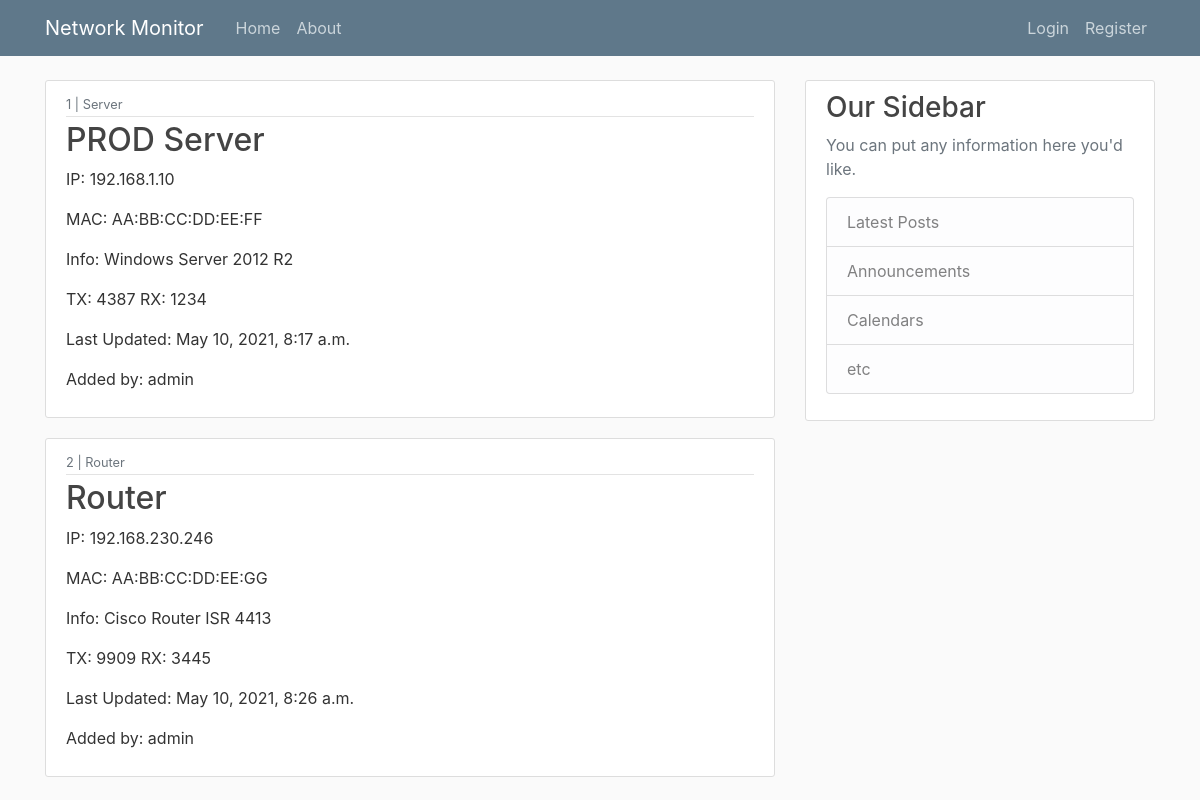
/, run on an earlier commit of the app's database.
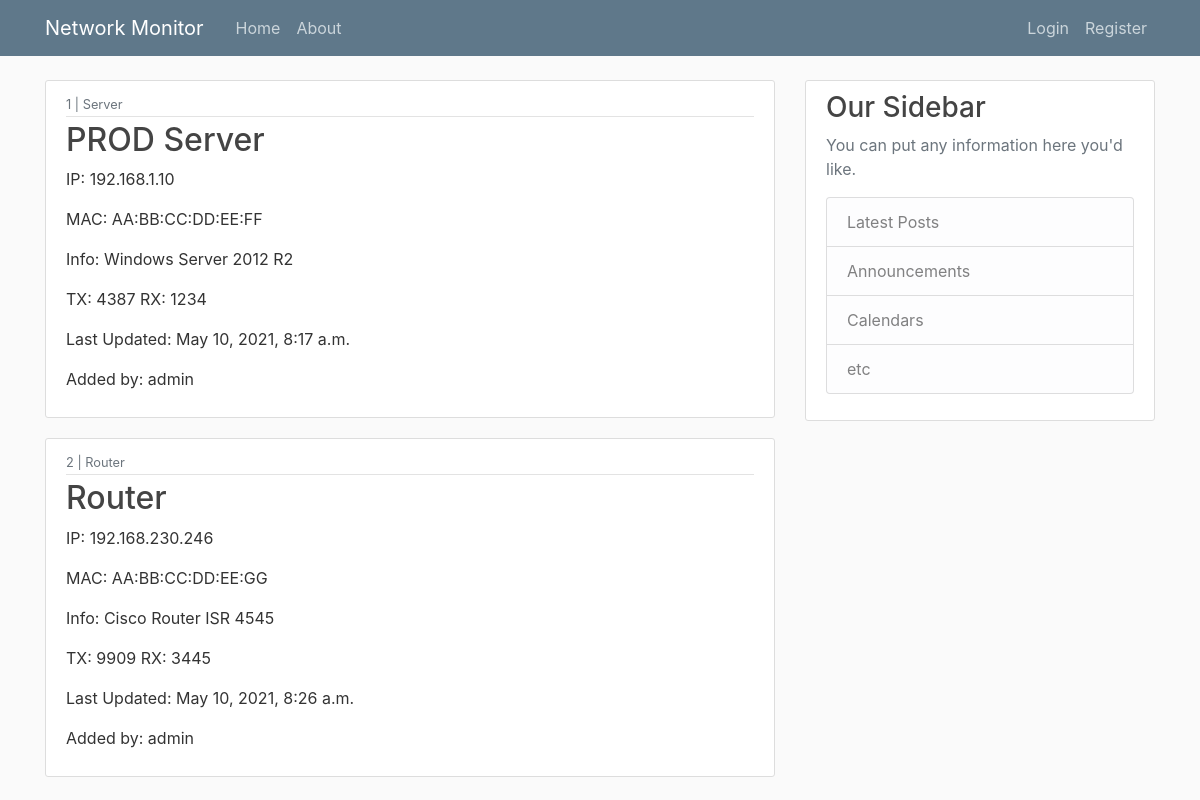
And on a later commit of the database.
### netmon/models.py (models this page shows, shortened)
class Device(models.Model):
    dev_name = models.CharField(max_length=100)
    dev_id = models.IntegerField(max_length=3)
    dev_type = models.CharField(max_length=100)
    dev_ip = models.CharField(max_length=16)
    dev_mac = models.CharField(max_length=18)
    dev_info = models.CharField(max_length=100)
    dev_tx_traffic = models.IntegerField(max_length=10)
    dev_rx_traffic = models.IntegerField(max_length=10)
    dev_last_updated = models.DateTimeField(default=timezone.now)
    dev_added_by = models.ForeignKey(User, on_delete=models.CASCADE)

### netmon/views.py (the view)
# urls.py: path('', views.home, name='netmon-default'),
def home(request):
    context = {
        'devices': Device.objects.all()
    }
    return render(request, 'netmon/home.html', context)

### netmon/templates/netmon/home.html
{% extends "netmon/base.html" %}
{% block content %}
    {% for device in devices %}
        <article class="media content-section">
            <div class="media-body">
            <div class="article-metadata">
                <small class="text-muted">{{ device.dev_id }} | {{ device.dev_type }}</small>
            </div>
            <h2><a class="article-title" href="#">{{ device.dev_name }}</a></h2>
            <p class="article-content">IP: {{ device.dev_ip }}</p>
            <p class="article-content">MAC: {{ device.dev_mac }}</p>
            <p class="article-content">Info: {{ device.dev_info }}</p>
            <p class="article-content">TX: {{ device.dev_tx_traffic }} RX: {{ device.dev_rx_traffic }}</p>
            <p class="article-content">Last Updated: {{ device.dev_last_updated }}</p>
            <p class="article-content"> Added by: {{ device.dev_added_by }}</p>
            </div>
        </article>
    {% endfor %}
{%endblock content %}

What changed in the data, as far as the page shows it:
changed Device "Router": dev_info "Cisco Router ISR 4413" → "Cisco Router ISR 4545"
